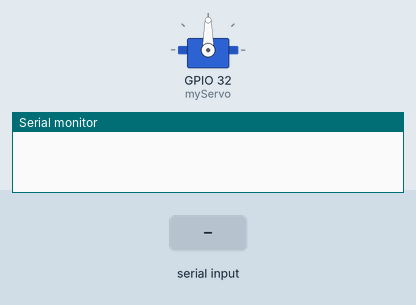
A sketch run on a simulated ESP32. On the bench: servo, the last lines printed to the serial monitor. Inputs (shaded band) come from the test bench.

Above: at 1.2 s.
1.3 s: "C" received over Serial
At 2.3 s:
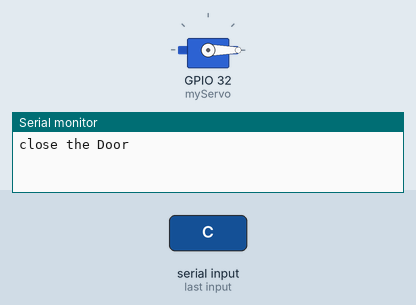
2.8 s: "O" received over Serial
At 3.4 s:
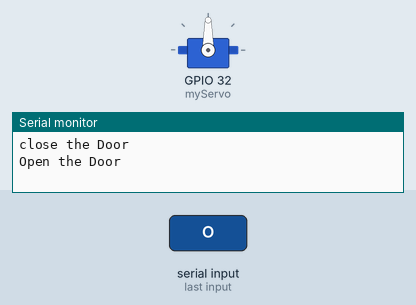
Timing chart, 0 to 5.8 s (numbered marks = the images above; inputs shaded):
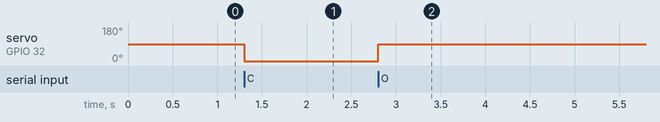

The sketch:

door_open.ino.ino
```cpp
#include <ESP32Servo.h>
Servo myServo;
char status = 'C';


void setup() {
  Serial.begin(9600);
  myServo.attach(32);  // ต่อ servo ที่ขา 32
}

void loop() {
  if (Serial.available() > 0) {
    char status_read = Serial.read();  // อ่านค่าจากมุม python
    if (status_read != status) {
      status = status_read;
    }

    if(status == 'C'){
      myServo.write(0);
      printf("close the Door\n");
    }else if (status == 'O'){
      myServo.write(90);
      printf("Open the Door\n");
    }
  }
}
```

Measured:
- after the input at 1.3 s, servo on GPIO 32 (myServo): 90° → 0° at once
- after the input at 2.8 s, servo on GPIO 32 (myServo): 0° → 90° at once
